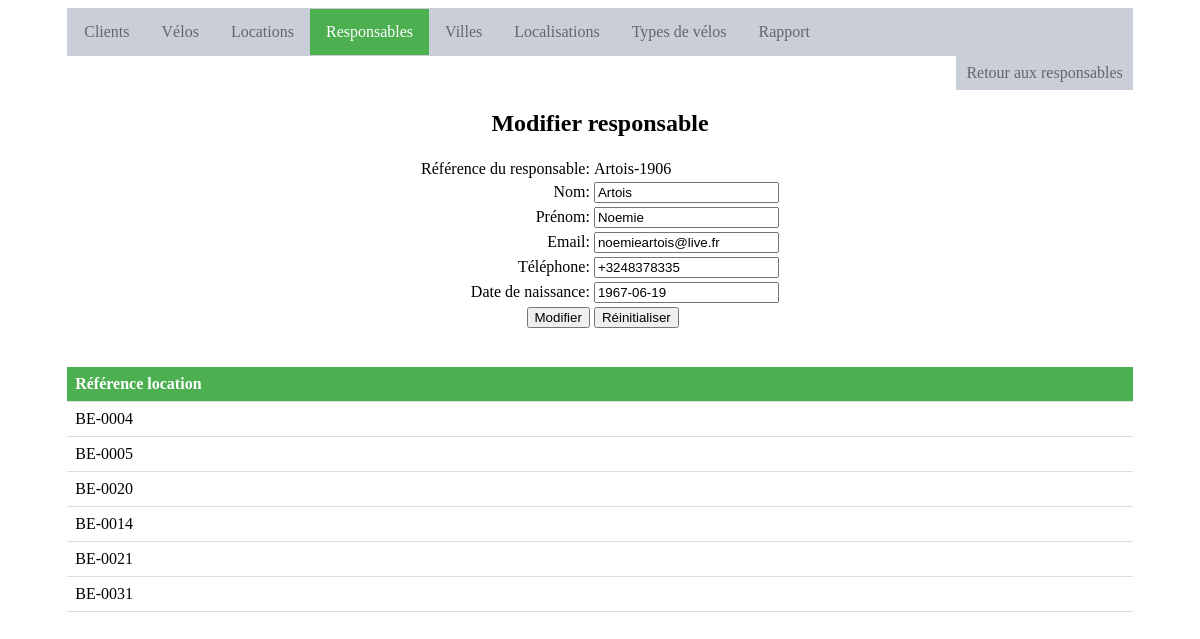
The app's page /update_responsable.php?id_responsable=Artois-1906 with its own data.
### tables this page shows
CREATE TABLE IF NOT EXISTS `Responsable` (
  `id_responsable` varchar(20) NOT NULL,
  `nom` varchar(50) NOT NULL,
  `prenom` varchar(50) NOT NULL,
  `email` varchar(50) NOT NULL,
  `telephone` varchar(15) NOT NULL,
  `date_naissance` date NOT NULL
);

CREATE TABLE IF NOT EXISTS `Location` (
  `id_location` varchar(20) NOT NULL,
  `date_location` date NOT NULL,
  `duree_location` varchar(3) NOT NULL,
  `prix_location` varchar(3) NOT NULL,
  `id_client` varchar(20) NOT NULL,
  `id_velo` varchar(20) NOT NULL,
  `id_responsable` varchar(20) NOT NULL
);

### update_responsable.php (the view, shortened to what this page needs)
<!DOCTYPE html>
<html>
<link rel="stylesheet" type="text/css" href="./style.css">
<head>
</head>
<body>
<div class="contenant">
	<div class="menu">
		<ul class="menu">
			<li class="menu"><a href="index.php">Clients</a></li>
			<li class="menu"><a href="velo.php">V&eacute;los</a></li>
			<li class="menu"><a href="location.php">Locations</a></li>
			<li class="menu"><a class="active" href="responsable.php">Responsables</a></li>
			<li class="menu"><a href="ville.php">Villes</a></li>
			<li class="menu"><a href="localisation.php">Localisations</a></li>
			<li class="menu"><a href="type_velo.php">Types de v&eacute;los</a></li>
			<li class="menu"><a href="rapport.php">Rapport</a></li>
		</ul>
		<ul class="menu_s">
			<li class="menu_s"><a href="responsable.php">Retour aux responsables</a></li>
		</ul>
	</div>
	<div>
	<h2 align="center"> Modifier responsable</h2>
	<?php
	if (isset($_GET['id_responsable'])){
		$db_user = "s160180";
		$db= "mschyns_s160180";
		$db_pass = "mrhxz46474";
		$con= mysqli_connect("php2.hec.ulg.ac.be",$db_user,$db_pass,$db);
		$id_responsable = $_GET["id_responsable"];
		$requete = "SELECT * FROM Responsable WHERE id_responsable = '" . $id_responsable . "'";
		$result = mysqli_query($con, $requete);
		$nbLigne = mysqli_num_rows($result);
		if($nbLigne == 0){
			die("<center class=\"alert\">Ce responsable '.$id_responsable.' est inexistant.</center>");
		}else{
			$row = mysqli_fetch_array($result);
			$nom=$row['nom'];
			$prenom=$row['prenom'];
			$email=$row['email'];
			$telephone=$row['telephone'];
			$date_naissance=$row['date_naissance'];
		}
		echo "<form name=\"responsable_update\" action=\"update_responsable.php?id_responsable=$id_responsable\" method=\"post\">";
		echo "<table align=\"center\">";
		echo "<tr><td align=right>R&eacute;f&eacute;rence du responsable: </td><td>".$id_responsable."<input type=\"hidden\" name=\"id_responsable\" value=\"".$id_responsable."\"></td></tr>";
		echo "<tr><td align=right>Nom: </td><td><input type=\"text\" name=\"nom\" value=\"".$nom."\"></td></tr>";
		echo "<tr><td align=right>Pr&eacute;nom: </td><td><input type=\"text\" name=\"prenom\" value=\"".$prenom."\"></td></tr>";
		echo "<tr><td align=right>Email: </td><td><input type=\"text\" name=\"email\" value=\"".$email."\"></td></tr>";
		echo "<tr><td align=right>T&eacute;l&eacute;phone: </td><td><input type=\"text\" name=\"telephone\" value=\"".$telephone."\"></td></tr>";
		echo "<tr><td align=right>Date de naissance: </td><td><input type=\"text\" name=\"date_naissance\" value=\"".$date_naissance."\"></td></tr>";
		echo "<tr><td align=right><input type=\"submit\" name=\"save_btn\" value=\"Modifier\"></td><td><input type=\"reset\" name=\"res_btn\" value=\"R&eacute;initialiser\"></td></tr>";
		echo "</table>";
		echo "</form>";
		echo "<br>";
		echo "<br>";
		$result_responsable = mysqli_query($con, "SELECT id_location FROM Location WHERE id_responsable = '" . $id_responsable . "'");
		echo "<table class=\"list\" align=\"center\">";
		echo "<th>R&eacute;f&eacute;rence location</th>";
		while($row_responsable = mysqli_fetch_array($result_responsable)){
			echo "<tr class=\"list\">";
			echo "<td class=\"list\" width=\"100%\">".$row_responsable['id_location']."</a> </td>";
			echo "</tr>";
		}
		echo "</table>";
	}else{
		header('Location: responsable.php');
		exit();
	}
	?>
	</div>
	</div>
</body>
</html>

### style.css (style rules this page uses)
.contenant { display:block; margin-left: auto; margin-right: auto; width:90%; }
ul.menu { list-style-type: none; margin: 0; padding: 0; overflow: hidden; border: 1px solid #caced9; background-color: #caced9; }
li.menu { float: left; }
li.menu a { display: block; color: #666; text-align: center; padding: 14px 16px; text-decoration: none; }
li.menu a.active { color: white; background-color: #4CAF50; }
ul.menu_s { list-style-type: none; margin: 0; padding: 0; overflow: hidden; background-color: white; }
li.menu_s { float: right; }
li.menu_s a { display: block; color: #666; text-align: center; padding: 8px 10px; text-decoration: none; background-color: #caced9; }
table.list { border-collapse: collapse; margin: 0 auto; width: 100%; }
th { padding: 8px; text-align: left; border-bottom: 1px solid #ddd; background-color: #4CAF50; color:white; }
td.list { padding: 8px; text-align: left; border-bottom: 1px solid #ddd; }
a:link { color: blue; }

### records on screen
responsable: nom "Artois", prenom "Noemie", email "noemieartois@live.fr", telephone "+3248378335", date_naissance "1967-06-19"
location: id_location "BE-0004"
location: id_location "BE-0005"
location: id_location "BE-0020"
location: id_location "BE-0014"
location: id_location "BE-0021"
location: id_location "BE-0031"

### other values on screen
$id_responsable "Artois-1906"
